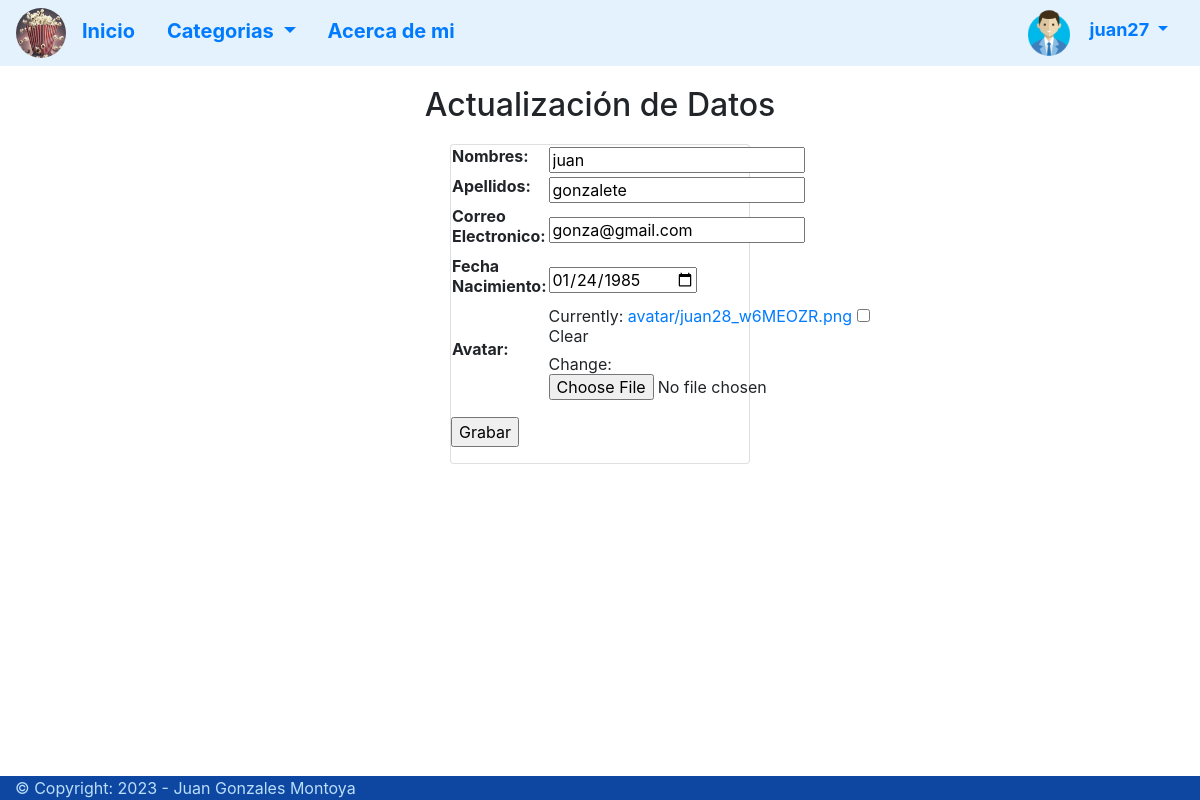
Screenshot of /Users/update_profile/ (signed in) with the database file from the repository.
### Users/models.py (models this page shows, shortened)
class UserProfile(models.Model):
    user        = models.OneToOneField(User, on_delete = models.CASCADE, related_name='profile')
    first_name  = models.CharField(max_length=50, null=True, blank=True, verbose_name="Nombres")
    last_name   = models.CharField(max_length=50, null=True, blank=True, verbose_name="Apellidos")
    email       = models.EmailField(null=True, blank=True, verbose_name="Correo Electronico")
    date_birth  = models.DateField(null=True, blank=True, verbose_name="Fecha Nacimiento")
    avatar      = models.ImageField(upload_to='avatar', null=True, blank=True)

### Users/views.py (the view, shortened to what this page needs)
# urls.py: path("update_profile/",update_profile),
def update_profile(request):
    categories_all = category.objects.filter(active = True)
    if request.method =='GET':
        context = {
            'categories': categories_all,
            'form': UserProfileForm(instance=request.user.profile)
        }
        return render(request,'Users/update_profile.html',context=context)

### Users/forms.py
class UserProfileForm(forms.ModelForm):
    class Meta:
        model = UserProfile
        fields = ['first_name','last_name','email','date_birth','avatar']
        widgets = {
            'date_birth':forms.DateInput(attrs={'type': 'date'}),
        }

### Templates/Users/update_profile.html (shortened to what this page needs)
{% extends 'menu.html' %}
{% block content %}
<h2 style="text-align:center;" >Actualización de Datos</h2>
<div class="card" style=" margin: 20px 400px 20px;">
    {% if form %}
    <form action="" method="POST" enctype="multipart/form-data">
        <table>
            {{form.as_table}}
        </table>
        <input type="submit" value="Grabar">
    </form>
    {% endif %}
</div>
{% endblock %}

### Templates/menu.html (shortened to what this page needs)
<!DOCTYPE html>
<html lang="en">
<head>
    <link rel="stylesheet" href="https://cdn.jsdelivr.net/npm/bootstrap@4.6.2/dist/css/bootstrap.min.css">
</head>
<body>
    <nav class="navbar navbar-light" style="background-color: #e3f2fd;">
        <ul class="nav">
            <img src="/Media/logo.jpg" style="border-radius: 50%;" width="50" height="50" alt="">
            <li class="nav-item">
                <a class="nav-link active" href="/Movies/listMovies/" style="font-size: 20px; font-weight: bold;">Inicio</a>
            </li>
            <div class="btn-group">
                <a class="nav-link dropdown-toggle" href="#" role="button" data-toggle="dropdown" aria-expanded="false" style="font-size: 20px; font-weight: bold;">
                  Categorias
                </a>
            </div>
            <li class="nav-item">
                <a class="nav-link" href="/aboutUs/" style="font-size: 20px; font-weight: bold;">Acerca de mi</a>
            </li>
        </ul>
        <div class="btn-group">
            {% if request.user.is_authenticated %}
                {% if request.user.profile.avatar.url != '' %}
                    <img src="{{request.user.profile.avatar.url}}" style="border-radius: 50%;" width="50px" height="50px" >
                {% endif %}
                <a class="nav-link dropdown-toggle" href="#" role="button" data-toggle="dropdown" aria-expanded="false" style="font-size: 18px; font-weight: bold;">
                    {{request.user}}
                </a>
            {% else %}
                <a class="nav-link dropdown-toggle" href="#" role="button" data-toggle="dropdown" aria-expanded="false" style="font-size: 20px; font-weight: bold;">
                    LOGIN
                </a>
            {% endif %}
        </div>
    </nav>
    <div style="margin-left: 50px; margin-right: 50px; margin-top: 20px;">
    {% block content %}{% endblock %}
    </div>
</body>
<footer style="width:100%; margin-left: 0px;"  >
    <div class="copyright" style="background-color: #0d47a1;">
        <div class="container-fluid" style="background-color: #0d47a1; color: #bbdefb;">
            ©  Copyright: 2023 - Juan Gonzales Montoya
        </div>
    </div>
</footer>
</html>

### Templates/menu.html (style rules this page uses)
html { min-height: 100%; position: relative; }
body { margin: 0; margin-bottom: 30px; }
footer { background-color: black; position: absolute; bottom: 0; width: 100%; color: white; }

### rows the page displays
UserProfile: first_name "juan", last_name "gonzalete", email "gonza@gmail.com", date_birth "01/24/1985"

### other values shown
{{ request.user }} "juan27"
